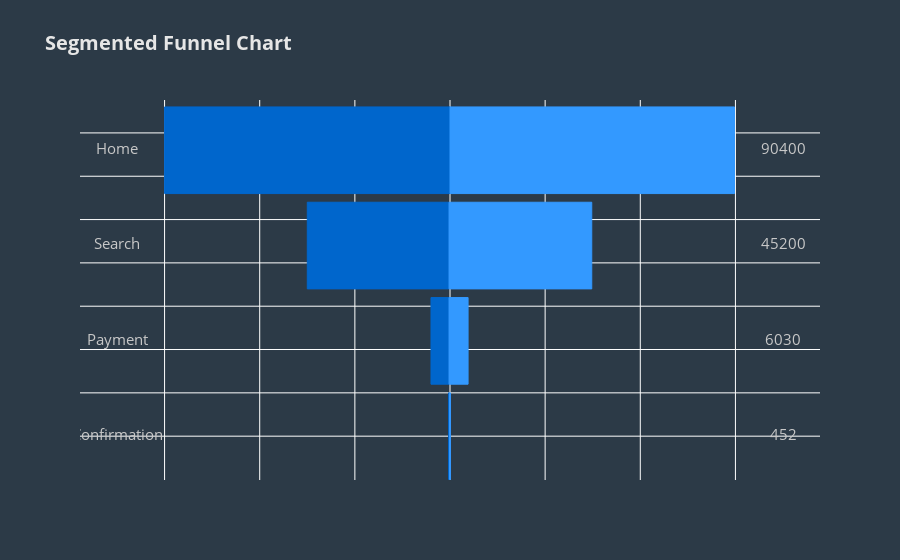

The cell this chart's notebook holds for it:
### Code cell
total = [sum(row[1]) for row in df.iterrows()]
 
n_phase, n_seg = df.shape
 
plot_width = 600
unit_width = plot_width / total[0]
 
phase_w = [int(value * unit_width) for value in total]
 
# height of a section and difference between sections
section_h = 100
section_d = 10
 
# shapes of the plot
shapes = []
 
# plot traces data
data = []
 
# height of the phase labels
label_y = []
 
height = section_h * n_phase + section_d * (n_phase-1)
 
# rows of the DataFrame
df_rows = list(df.iterrows())

# iteration over all the phases
for i in range(n_phase):
    # phase name
    row_name = df.index[i]
   
    # width of each segment (smaller rectangles) will be calculated
    # according to their contribution in the total users of phase
    seg_unit_width = phase_w[i] / total[i]
    seg_w = [int(df_rows[i][1][j] * seg_unit_width) for j in range(n_seg)]
   
    # starting point of segment (the rectangle shape) on the X-axis
    xl = -1 * (phase_w[i] / 2)
   
    # iteration over all the segments
    for j in range(n_seg):
        # name of the segment
        seg_name = df.columns[j]
       
        # corner points of a segment used in the SVG path
        points = [xl, height, xl + seg_w[j], height, xl + seg_w[j], height - section_h, xl, height - section_h]
        path = 'M {0} {1} L {2} {3} L {4} {5} L {6} {7} Z'.format(*points)
       
        shape = {
                'type': 'path',
                'path': path,
                'fillcolor': colors[j],
                'line': {
                    'width': 1,
                    'color': colors[j]
                }
        }
        
        shapes.append(shape)
       
        # to support hover on shapes
        hover_trace = go.Scatter(
            x=[xl + (seg_w[j] / 2)],
            y=[height - (section_h / 2)],
            mode='markers',
            marker=dict(
                size=min(seg_w[j]/2, (section_h / 2)),
                color='rgba(255,255,255,1)'
            ),
            text="Segment : %s" % (seg_name),
            name="Value : %d" % (df[seg_name][row_name])
        )
        data.append(hover_trace)
       
        xl = xl + seg_w[j]
 
    label_y.append(height - (section_h / 2))
 
    height = height - (section_h + section_d)
   
    # For phase names
label_trace = go.Scatter(
    x=[-350]*n_phase,
    y=label_y,
    mode='text',
    text=df.index.tolist(),
    textfont=dict(
        color='rgb(200,200,200)',
        size=15
    )
)
 
data.append(label_trace)
 
# For phase values (total)
value_trace = go.Scatter(
    x=[350]*n_phase,
    y=label_y,
    mode='text',
    text=total,
    textfont=dict(
        color='rgb(200,200,200)',
        size=15
    )
)
 
data.append(value_trace)
 
layout = go.Layout(
    title="<b>Segmented Funnel Chart</b>",
    titlefont=dict(
        size=20,
        color='rgb(230,230,230)'
    ),
    hovermode='closest',
    shapes=shapes,
    showlegend=False,
    paper_bgcolor='rgba(44,58,71,1)',
    plot_bgcolor='rgba(44,58,71,1)',
    xaxis=dict(
        showticklabels=False,
        zeroline=False,
    ),
    yaxis=dict(
        showticklabels=False,
        zeroline=False
    )
)
 
fig = go.Figure(data=data, layout=layout)
iplot(fig)

### Figure 1 — Plotly figure (JSON) as saved in the notebook; plotly's stock layout.template omitted (floating-point values rounded to 4 significant figures)
{"data": [{"marker": {"color": "rgba(255,255,255,1)", "size": 50}, "mode": "markers", "name": "Value : 45325", "text": "Segment : Man", "type": "scatter", "x": [-150], "y": [380]}, {"marker": {"color": "rgba(255,255,255,1)", "size": 50}, "mode": "markers", "name": "Value : 45075", "text": "Segment : Woman", "type": "scatter", "x": [149.5], "y": [380]}, {"marker": {"color": "rgba(255,255,255,1)", "size": 50}, "mode": "markers", "name": "Value : 22524", "text": "Segment : Man", "type": "scatter", "x": [-75.5], "y": [270]}, {"marker": {"color": "rgba(255,255,255,1)", "size": 50}, "mode": "markers", "name": "Value : 22676", "text": "Segment : Woman", "type": "scatter", "x": [74], "y": [270]}, {"marker": {"color": "rgba(255,255,255,1)", "size": 9.5}, "mode": "markers", "name": "Value : 2930", "text": "Segment : Man", "type": "scatter", "x": [-10.5], "y": [160]}, {"marker": {"color": "rgba(255,255,255,1)", "size": 10}, "mode": "markers", "name": "Value : 3100", "text": "Segment : Woman", "type": "scatter", "x": [9], "y": [160]}, {"marker": {"color": "rgba(255,255,255,1)", "size": 0.5}, "mode": "markers", "name": "Value : 211", "text": "Segment : Man", "type": "scatter", "x": [-1], "y": [50]}, {"marker": {"color": "rgba(255,255,255,1)", "size": 0.5}, "mode": "markers", "name": "Value : 241", "text": "Segment : Woman", "type": "scatter", "x": [0], "y": [50]}, {"mode": "text", "text": ["Home", "Search", "Payment", "Confirmation"], "textfont": {"color": "rgb(200,200,200)", "size": 15}, "type": "scatter", "x": [-350, -350, -350, -350], "y": [380, 270, 160, 50]}, {"mode": "text", "text": ["90400", "45200", "6030", "452"], "textfont": {"color": "rgb(200,200,200)", "size": 15}, "type": "scatter", "x": [350, 350, 350, 350], "y": [380, 270, 160, 50]}], "layout": {"hovermode": "closest", "paper_bgcolor": "rgba(44,58,71,1)", "plot_bgcolor": "rgba(44,58,71,1)", "shapes": [{"fillcolor": "rgb(0, 102, 204)", "line": {"color": "rgb(0, 102, 204)", "width": 1}, "path": "M -300.0 430 L 0.0 430 L 0.0 330 L -300.0 330 Z", "type": "path"}, {"fillcolor": "rgb(51, 153, 255)", "line": {"color": "rgb(51, 153, 255)", "width": 1}, "path": "M 0.0 430 L 299.0 430 L 299.0 330 L 0.0 330 Z", "type": "path"}, {"fillcolor": "rgb(0, 102, 204)", "line": {"color": "rgb(0, 102, 204)", "width": 1}, "path": "M -150.0 320 L -1.0 320 L -1.0 220 L -150.0 220 Z", "type": "path"}, {"fillcolor": "rgb(51, 153, 255)", "line": {"color": "rgb(51, 153, 255)", "width": 1}, "path": "M -1.0 320 L 149.0 320 L 149.0 220 L -1.0 220 Z", "type": "path"}, {"fillcolor": "rgb(0, 102, 204)", "line": {"color": "rgb(0, 102, 204)", "width": 1}, "path": "M -20.0 210 L -1.0 210 L -1.0 110 L -20.0 110 Z", "type": "path"}, {"fillcolor": "rgb(51, 153, 255)", "line": {"color": "rgb(51, 153, 255)", "width": 1}, "path": "M -1.0 210 L 19.0 210 L 19.0 110 L -1.0 110 Z", "type": "path"}, {"fillcolor": "rgb(0, 102, 204)", "line": {"color": "rgb(0, 102, 204)", "width": 1}, "path": "M -1.5 100 L -0.5 100 L -0.5 0 L -1.5 0 Z", "type": "path"}, {"fillcolor": "rgb(51, 153, 255)", "line": {"color": "rgb(51, 153, 255)", "width": 1}, "path": "M -0.5 100 L 0.5 100 L 0.5 0 L -0.5 0 Z", "type": "path"}], "showlegend": false, "title": {"font": {"color": "rgb(230,230,230)", "size": 20}, "text": "<b>Segmented Funnel Chart</b>"}, "xaxis": {"showticklabels": false, "zeroline": false}, "yaxis": {"showticklabels": false, "zeroline": false}}}
